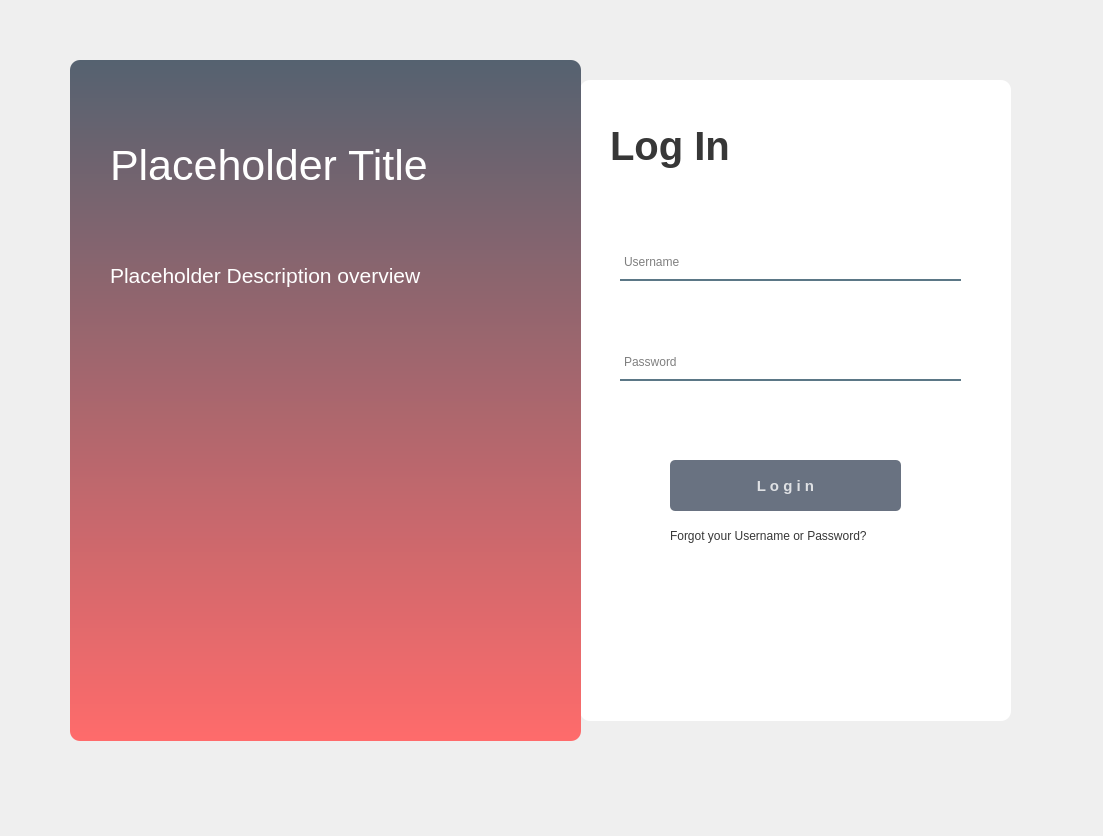
<?xml version="1.0" encoding="UTF-8"?>
<ui version="4.0">
 <class>Dialog</class>
 <widget class="QDialog" name="Dialog">
  <property name="geometry">
   <rect>
    <x>0</x>
    <y>0</y>
    <width>1103</width>
    <height>836</height>
   </rect>
  </property>
  <property name="windowTitle">
   <string>Dialog</string>
  </property>
  <widget class="QWidget" name="widget" native="true">
   <property name="geometry">
    <rect>
     <x>20</x>
     <y>20</y>
     <width>1061</width>
     <height>791</height>
    </rect>
   </property>
   <property name="styleSheet">
    <string notr="true">QPushButton#pushButton{
	background-color:rgba(85, 95, 112, 225);
	color:rgba(255, 255, 255, 200);
	border-radius:5px;
}
QPushButton#pushButton:pressed{
	padding-left:5px;
	padding-top:5px;
	background-color:rgba(255, 107, 107, 255);
	background-position:calc(100% - 10px)center;
}
QPushButton#pushButton:hover{
	background-color:rgba(255, 107, 107, 255);
}</string>
   </property>
   <widget class="QLabel" name="label">
    <property name="geometry">
     <rect>
      <x>560</x>
      <y>60</y>
      <width>431</width>
      <height>641</height>
     </rect>
    </property>
    <property name="styleSheet">
     <string notr="true">background-color:rgba(255,255,255,255);
border-radius:10px;</string>
    </property>
    <property name="text">
     <string/>
    </property>
   </widget>
   <widget class="QLabel" name="label_2">
    <property name="geometry">
     <rect>
      <x>50</x>
      <y>40</y>
      <width>511</width>
      <height>681</height>
     </rect>
    </property>
    <property name="styleSheet">
     <string notr="true">background-color: qlineargradient(spread:pad, x1:0, y1:0, x2:0, y2:1, stop:0 rgba(85, 98, 112, 255), stop:1 rgba(255, 107, 107, 255));
border-radius:10px;</string>
    </property>
    <property name="text">
     <string/>
    </property>
   </widget>
   <widget class="QLabel" name="label_3">
    <property name="geometry">
     <rect>
      <x>590</x>
      <y>100</y>
      <width>161</width>
      <height>51</height>
     </rect>
    </property>
    <property name="font">
     <font>
      <pointsize>30</pointsize>
      <weight>75</weight>
      <bold>true</bold>
     </font>
    </property>
    <property name="styleSheet">
     <string notr="true">color:rgba(0, 0, 0, 200);</string>
    </property>
    <property name="text">
     <string>Log In</string>
    </property>
   </widget>
   <widget class="QLineEdit" name="lineEdit">
    <property name="geometry">
     <rect>
      <x>600</x>
      <y>230</y>
      <width>341</width>
      <height>31</height>
     </rect>
    </property>
    <property name="font">
     <font>
      <pointsize>9</pointsize>
     </font>
    </property>
    <property name="styleSheet">
     <string notr="true">background-color:rgba(0, 0, 0, 0);
border: 2px solid rgba(0, 0, 0, 0);
border-bottom-color: rgba(46,82,101, 200);
color:rgb(0, 0, 0);
padding-bottom:7px;</string>
    </property>
    <property name="placeholderText">
     <string>Username</string>
    </property>
   </widget>
   <widget class="QLineEdit" name="lineEdit_2">
    <property name="geometry">
     <rect>
      <x>600</x>
      <y>330</y>
      <width>341</width>
      <height>31</height>
     </rect>
    </property>
    <property name="font">
     <font>
      <pointsize>9</pointsize>
     </font>
    </property>
    <property name="styleSheet">
     <string notr="true">background-color:rgba(0, 0, 0, 0);
border: 2px solid rgba(0, 0, 0, 0);
border-bottom-color: rgba(46,82,101, 200);
color:rgb(0, 0, 0);
padding-bottom:7px;</string>
    </property>
    <property name="echoMode">
     <enum>QLineEdit::Password</enum>
    </property>
    <property name="placeholderText">
     <string>Password</string>
    </property>
   </widget>
   <widget class="QPushButton" name="pushButton">
    <property name="geometry">
     <rect>
      <x>650</x>
      <y>440</y>
      <width>231</width>
      <height>51</height>
     </rect>
    </property>
    <property name="font">
     <font>
      <pointsize>11</pointsize>
      <weight>75</weight>
      <bold>true</bold>
     </font>
    </property>
    <property name="text">
     <string>L o g i n</string>
    </property>
   </widget>
   <widget class="QLabel" name="label_4">
    <property name="geometry">
     <rect>
      <x>650</x>
      <y>500</y>
      <width>231</width>
      <height>31</height>
     </rect>
    </property>
    <property name="styleSheet">
     <string notr="true">color:rgba(0, 0, 0, 200);</string>
    </property>
    <property name="text">
     <string>Forgot your Username or Password?</string>
    </property>
   </widget>
   <widget class="QLabel" name="label_5">
    <property name="geometry">
     <rect>
      <x>90</x>
      <y>90</y>
      <width>341</width>
      <height>111</height>
     </rect>
    </property>
    <property name="font">
     <font>
      <pointsize>32</pointsize>
     </font>
    </property>
    <property name="styleSheet">
     <string notr="true">color: rgb(255, 255, 255);</string>
    </property>
    <property name="text">
     <string>Placeholder Title</string>
    </property>
   </widget>
   <widget class="QLabel" name="label_6">
    <property name="geometry">
     <rect>
      <x>90</x>
      <y>200</y>
      <width>341</width>
      <height>111</height>
     </rect>
    </property>
    <property name="font">
     <font>
      <pointsize>16</pointsize>
     </font>
    </property>
    <property name="styleSheet">
     <string notr="true">color: rgb(255, 255, 255);</string>
    </property>
    <property name="text">
     <string>Placeholder Description overview</string>
    </property>
   </widget>
  </widget>
 </widget>
 <resources/>
 <connections/>
</ui>
